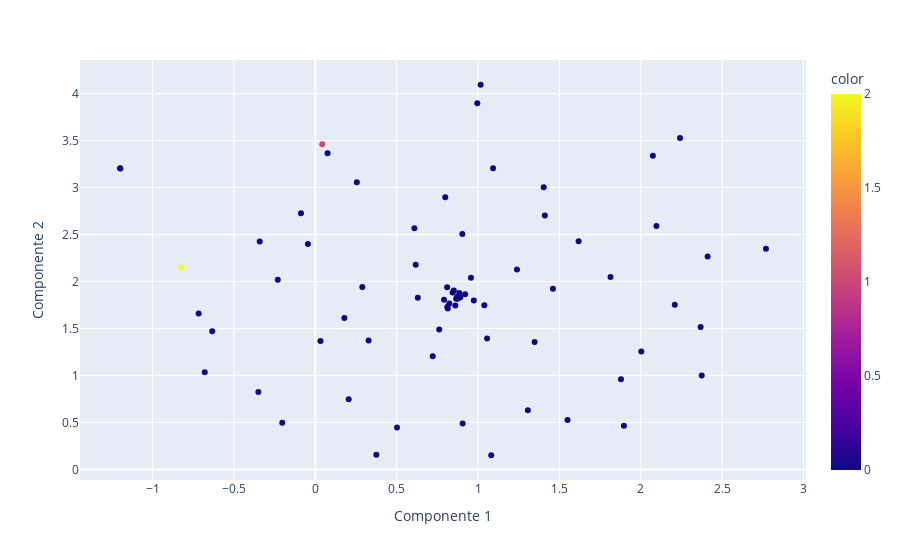

The notebook cell saved with this chart:
### Code cell
fig = px.scatter(data_tsne, x='Componente 1', y='Componente 2', color = cluster_labels)
fig.show()
